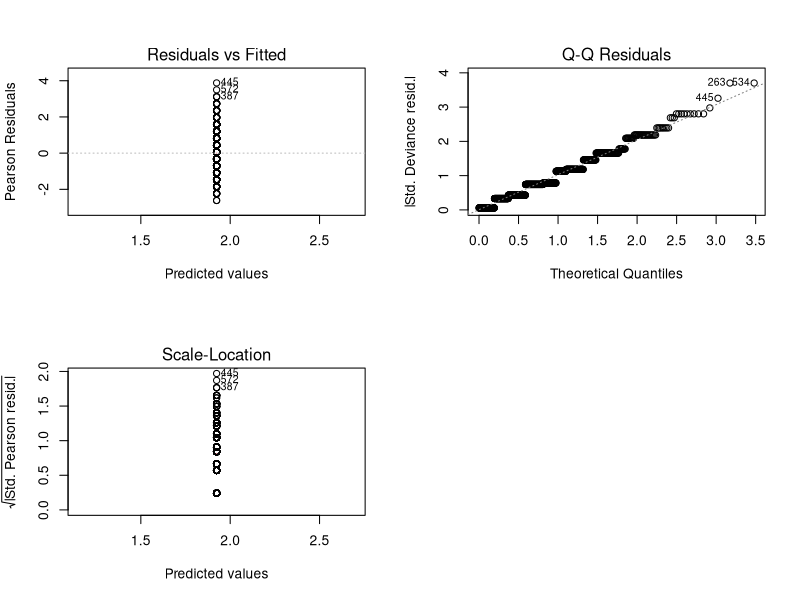
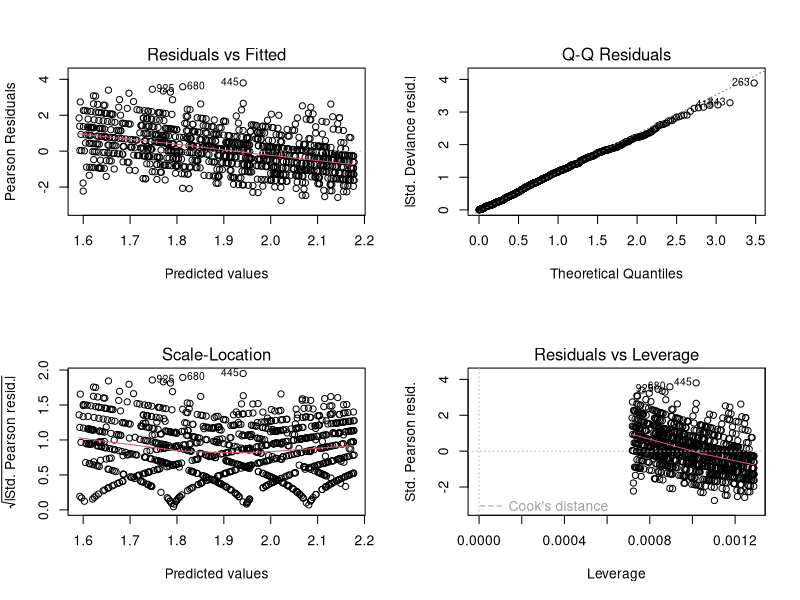
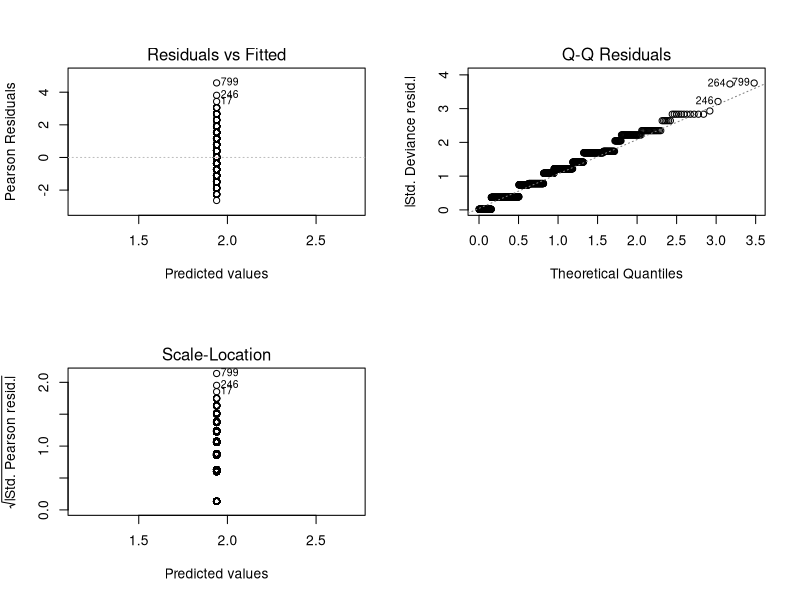
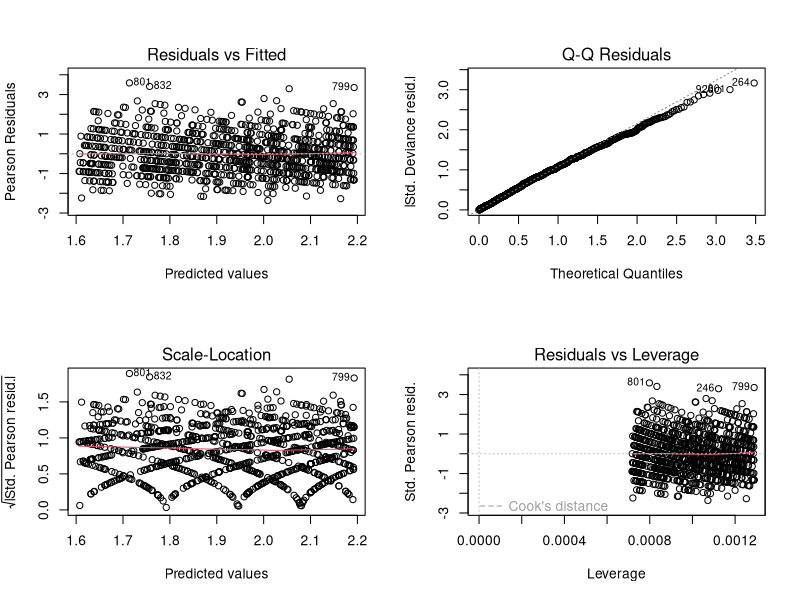
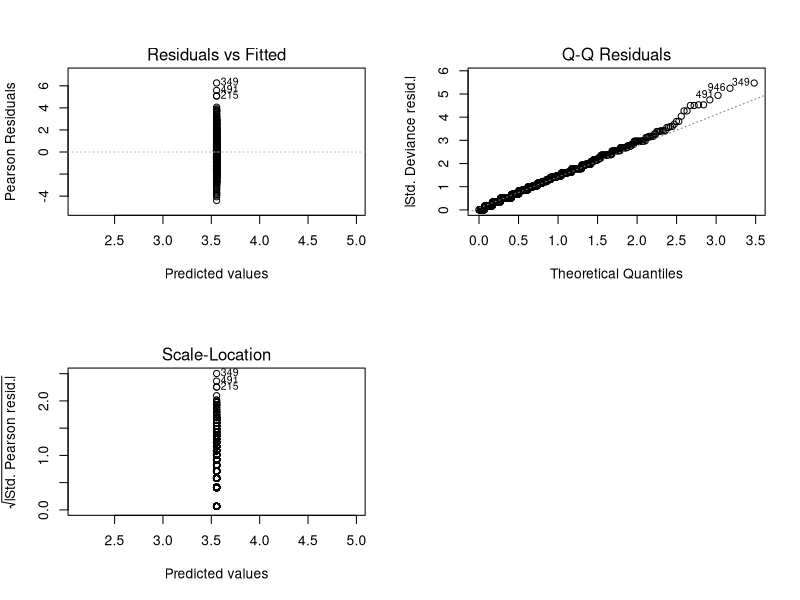
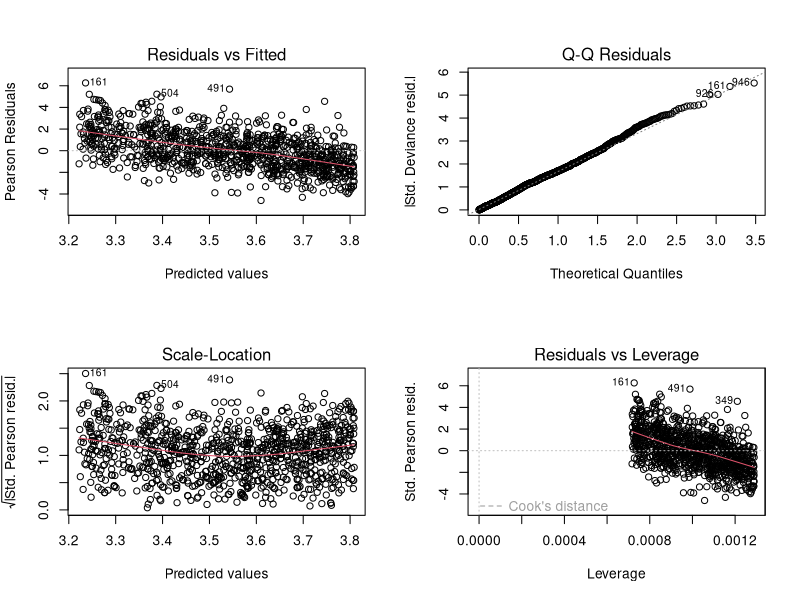

Generate these figures, in order, with R: (Note: this script raises an error after producing the figures.)
##Generalized Linear Models

#######

## possible useful packages to install
## ggplot2
install.packages("ggplot2")

## sandwich
install.packages("sandwich")

## msm
install.packages("msm")

## require packages
require(ggplot2)

require(sandwich)

require(msm)

## qqplot included in ggplot2;



## try to simulate the Poisson Regression of Fathers' ages and
## the mutation rate in a certain gene
## 

# mutation rate for gene_X
lambda <- runif(1000,5,9)

# generate fathers' age, a normal distribution (35, 6)
age <- rnorm(1000, 35, 6)

# number of mutations (count) in gene_X
# here we try three different methods to generate mutations
X1 <- rpois(1000,mean(lambda))
X2 <- rpois(1000,lambda)
X3 <- rpois(1000, age)

# try two different offset(), see which one would fit well
l.MR <- rep(log(mean(lambda)),1000)

l2.MR <- log(lambda)


## fit mutations with different offsets

# fit X1 to two offsets
fitX1_mLamb <- glm(X1~offset(l.MR),family="poisson")
fitX1_Lamb <- glm(X1 ~ offset(l2.MR), family="poisson")

# fit X2 to two offsets
fitX2_mLamb <- glm( X2~offset(l.MR), family = "poisson")
fitX2_Lamb <- glm( X2~offset(l2.MR), family = "poisson")

# fit X3 to two offsets
fitX3_mLamb <- glm( X3~offset(l.MR), family = "poisson")   ## family = "poisson")
fitX3_Lamb <- glm( X3~offset(l2.MR), family = "poisson")   ## family = "poisson")


##fit4 <- glm( X3~offset(l.MR), family = "poisson")
##fit5 <- glm( X3~offset(l2.MR), family = "poisson")


## summary fit1 - fit5
summary(fitX1_mLamb)
summary(fitX1_Lamb)

summary(fitX2_mLamb)
summary(fitX2_Lamb)

summary(fitX3_mLamb)
summary(fitX3_Lamb)



## plot all fited models
# plot fitX1 to two offsets
par(mfrow=c(2,2))
plot(fitX1_mLamb)

par(mfrow=c(2,2))
plot(fitX1_Lamb)


# plot fit X2 to two offsets
par(mfrow=c(2,2))
plot(fitX2_mLamb)

par(mfrow=c(2,2))
plot(fitX2_Lamb)


# plot fit X3 to two offsets
par(mfrow=c(2,2))
plot(fitX3_mLamb)

par(mfrow=c(2,2))
plot(fitX3_Lamb)






#########################################
#########################################
## NOT useful below, still working on these plotting code

fitted(fit1)


## cal the Intercept for fit
cov.fit <- vcovHC(fit, type = "HC0")
cov.fit <- vcovHC(fit, type="HC0")
std.err <- sqrt(diag(cov.fit))
r.est <- cbind(Estimate = coef(fit), "Robust SE" = std.err,
               "Pr(>|z|)" = 2 * pnorm( abs( coef(fit)/std.err), lower.tail = FALSE),
               LL = coef(fit) - 1.96 * std.err, 
               UL = coef(fit) + 1.96 * std.err)

r.est

##
with(fit, cbind(res.deviance = deviance, df = df.residual,
                p = pchisq(deviance, df.residual, lower.tail=FALSE)))

fit_update <- update(fit2, . ~ . - X2)

##anova
anova(fit_update, fit, test = "Chisq")




## cal the Intercept for fit2
cov.fit2 <- vcovHC(fit2, type = "HC0")
cov.fit2 <- vcovHC(fit2, type="HC0")
std.err <- sqrt(diag(cov.fit2))
r2.est <- cbind(Estimate = coef(fit2), "Robust SE" = std.err,
                "Pr(>|z|)" = 2 * pnorm( abs( coef(fit2)/std.err), lower.tail = FALSE),
                LL = coef(fit2) - 1.96 * std.err, 
                UL = coef(fit2) + 1.96 * std.err)

r2.est

##
with(fit2, cbind(res.deviance = deviance, df = df.residual,
                 p = pchisq(deviance, df.residual, lower.tail=FALSE)))

##anova(fit2, fit, test = "Chisq")
anova(fit, test = "Chisq")
anova(fit2, test = "Chisq")
anova(fit3, test = "Chisq")

##drop1()
drop1(fit, test = "Chisq")


plot(fit)

plot(fit2)

plot(fit3)
